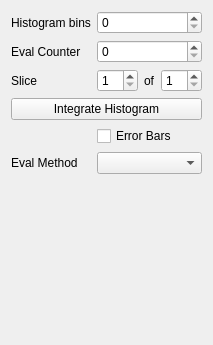
<?xml version="1.0" encoding="UTF-8"?>
<ui version="4.0">
 <class>Form</class>
 <widget class="QWidget" name="Form">
  <property name="geometry">
   <rect>
    <x>0</x>
    <y>0</y>
    <width>200</width>
    <height>345</height>
   </rect>
  </property>
  <property name="windowTitle">
   <string>Experiment Settings</string>
  </property>
  <layout class="QGridLayout" name="gridLayout">
   <item row="0" column="1" colspan="3">
    <widget class="QSpinBox" name="histogramBinsBox">
     <property name="sizePolicy">
      <sizepolicy hsizetype="Minimum" vsizetype="Fixed">
       <horstretch>1</horstretch>
       <verstretch>0</verstretch>
      </sizepolicy>
     </property>
     <property name="maximum">
      <number>1000</number>
     </property>
    </widget>
   </item>
   <item row="6" column="0" colspan="4">
    <widget class="QStackedWidget" name="evalStackedWidget">
     <property name="currentIndex">
      <number>-1</number>
     </property>
    </widget>
   </item>
   <item row="3" column="0" colspan="4">
    <widget class="QPushButton" name="integrateHistogramButton">
     <property name="text">
      <string>Integrate Histogram</string>
     </property>
     <property name="checkable">
      <bool>true</bool>
     </property>
    </widget>
   </item>
   <item row="5" column="1" colspan="3">
    <widget class="QComboBox" name="evalMethodCombo"/>
   </item>
   <item row="5" column="0">
    <widget class="QLabel" name="label_5">
     <property name="text">
      <string>Eval Method</string>
     </property>
    </widget>
   </item>
   <item row="1" column="0">
    <widget class="QLabel" name="label_4">
     <property name="text">
      <string>Eval Counter</string>
     </property>
    </widget>
   </item>
   <item row="1" column="1" colspan="3">
    <widget class="QSpinBox" name="counterSpinBox">
     <property name="maximum">
      <number>15</number>
     </property>
    </widget>
   </item>
   <item row="0" column="0">
    <widget class="QLabel" name="label_2">
     <property name="text">
      <string>Histogram bins</string>
     </property>
    </widget>
   </item>
   <item row="2" column="0">
    <widget class="QLabel" name="label_3">
     <property name="text">
      <string>Slice</string>
     </property>
    </widget>
   </item>
   <item row="2" column="3">
    <widget class="QSpinBox" name="sliceTotalBox">
     <property name="sizePolicy">
      <sizepolicy hsizetype="Minimum" vsizetype="Fixed">
       <horstretch>1</horstretch>
       <verstretch>0</verstretch>
      </sizepolicy>
     </property>
     <property name="minimum">
      <number>1</number>
     </property>
    </widget>
   </item>
   <item row="2" column="1">
    <widget class="QSpinBox" name="sliceNoBox">
     <property name="sizePolicy">
      <sizepolicy hsizetype="Minimum" vsizetype="Fixed">
       <horstretch>1</horstretch>
       <verstretch>0</verstretch>
      </sizepolicy>
     </property>
     <property name="minimum">
      <number>1</number>
     </property>
    </widget>
   </item>
   <item row="2" column="2">
    <widget class="QLabel" name="label_6">
     <property name="sizePolicy">
      <sizepolicy hsizetype="Fixed" vsizetype="Preferred">
       <horstretch>0</horstretch>
       <verstretch>0</verstretch>
      </sizepolicy>
     </property>
     <property name="text">
      <string>of</string>
     </property>
    </widget>
   </item>
   <item row="4" column="1" colspan="3">
    <widget class="QCheckBox" name="errorBarCheckBox">
     <property name="text">
      <string>Error Bars</string>
     </property>
    </widget>
   </item>
  </layout>
 </widget>
 <resources/>
 <connections/>
</ui>
